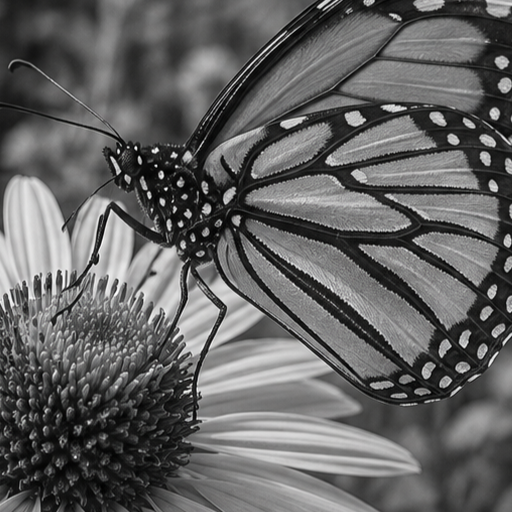
#> input picture Lab1/Part2/images/img1.png, 512 x 512 px, found by its file name
$ python q3.py   (older library calls are emulated)
#> lines starting #> are read from the running program, lines starting #| are printed output that depends on the picture; after the words box and inside, x2 and y2 are one past the last pixel; in counts of white or black regions, pixels touching at a corner belong together
import cv2
import numpy as np
import matplotlib.pyplot as plt

SIZE = (512, 512)
img1 = cv2.imread("Part2/images/img1.png", cv2.IMREAD_GRAYSCALE)
#> img1: shape (512, 512); min 0, max 253, mean 97.9
img2 = cv2.imread("Part2/images/img2.png", cv2.IMREAD_GRAYSCALE)
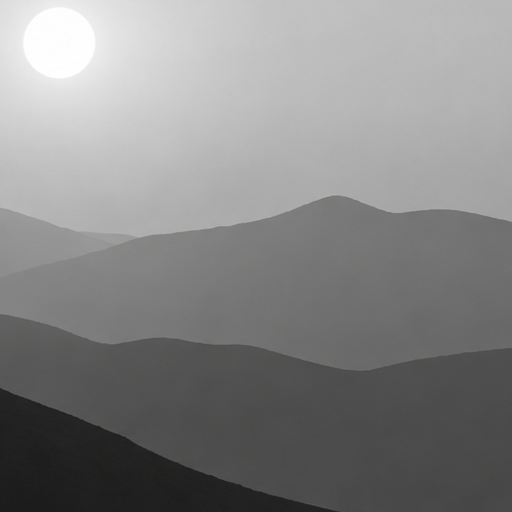
#> input picture Lab1/Part2/images/img2.png, 512 x 512 px, found by its file name
#> img2: shape (512, 512); min 26, max 255, mean 133.9
# Image 1
gx1 = cv2.Sobel(img1, cv2.CV_64F, 1, 0, ksize=3)
gy1 = cv2.Sobel(img1, cv2.CV_64F, 0, 1, ksize=3)

# Image 2
gx2 = cv2.Sobel(img2, cv2.CV_64F, 1, 0, ksize=3)
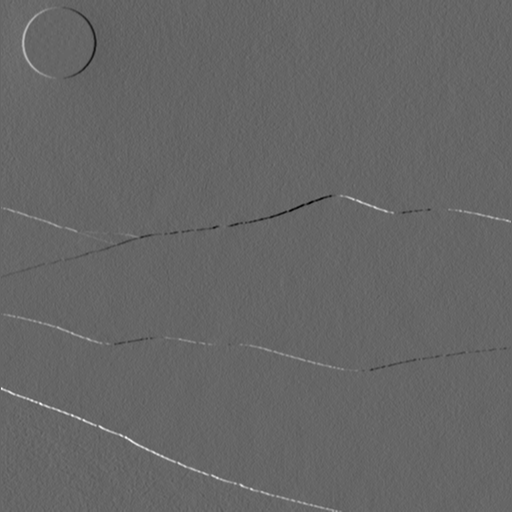
#> gx2: shape (512, 512) float64; min -82, max 122, mean -0.1; drawn with min black and max white
gy2 = cv2.Sobel(img2, cv2.CV_64F, 0, 1, ksize=3)
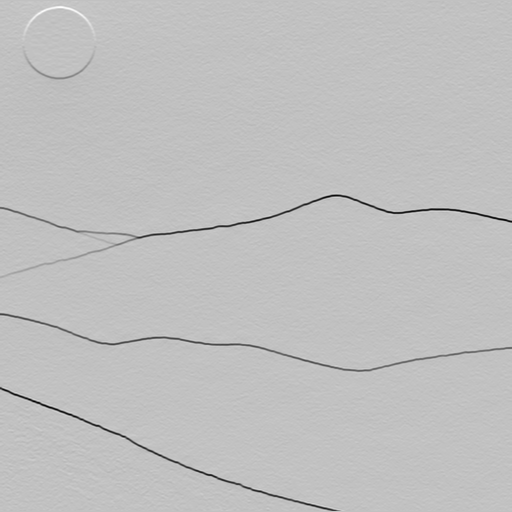
#> gy2: shape (512, 512) float64; min -232, max 73, mean -2.5; drawn with min black and max white


# Gradient magnitude and direction

# Image 1
magnitude1 = np.sqrt(gx1**2 + gy1**2)
direction1 = np.arctan2(gy1, gx1)
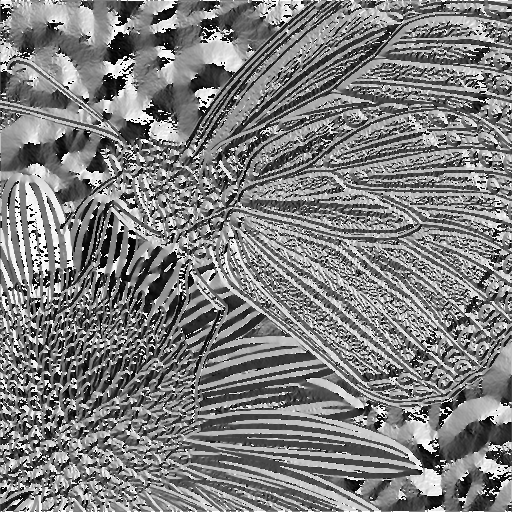
#> direction1: shape (512, 512) float64; min -3.14, max 3.14, mean -0.0152; drawn with min black and max white

# Image 2
magnitude2 = np.sqrt(gx2**2 + gy2**2)
direction2 = np.arctan2(gy2, gx2)
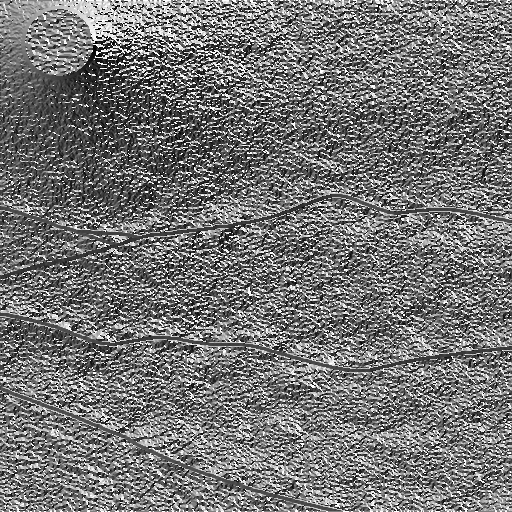
#> direction2: shape (512, 512) float64; min -3.13, max 3.14, mean -0.257; drawn with min black and max white

# Convert direction from radians to degrees
direction1 = np.degrees(direction1)
direction2 = np.degrees(direction2)

# 3. Binary edge maps using different thresholds

thresholds = [50, 100, 150]

# Image 1
edge1_50 = (magnitude1 > 50) * 255
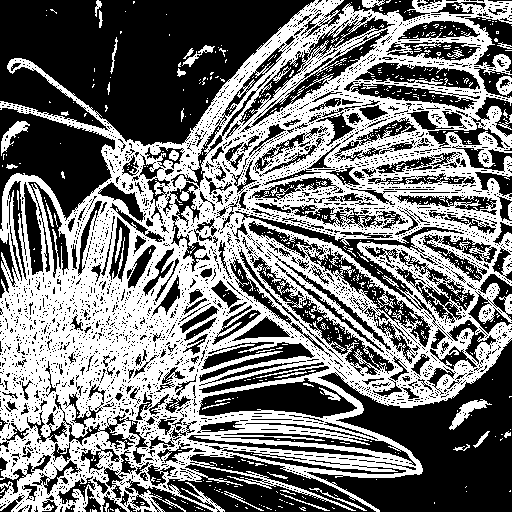
#> edge1_50: shape (512, 512) int64; 47.3% white; 639 white regions (594 under 20 px), largest, box (x1, y1, x2, y2) and area: (0, 0, 512, 512) 118819, (449, 399, 492, 430) 391, (1, 121, 30, 156) 335
edge1_100 = (magnitude1 > 100) * 255
#> edge1_100: shape (512, 512) int64; 27.5% white; 925 white regions (799 under 20 px), largest, box (x1, y1, x2, y2) and area: (0, 0, 512, 512) 34840, (202, 10, 512, 289) 12912, (244, 218, 478, 391) 4526
edge1_150 = (magnitude1 > 150) * 255
#> edge1_150: shape (512, 512) int64; 18% white in thin lines or dots

# Image 2
edge2_50 = (magnitude2 > 50) * 255
#> edge2_50: shape (512, 512) int64; 1.4% white in thin lines or dots
edge2_100 = (magnitude2 > 100) * 255
#> edge2_100: shape (512, 512) int64; 0.79% white in thin lines or dots, all inside (x1, y1, x2, y2) = (0, 195, 512, 511)
edge2_150 = (magnitude2 > 150) * 255
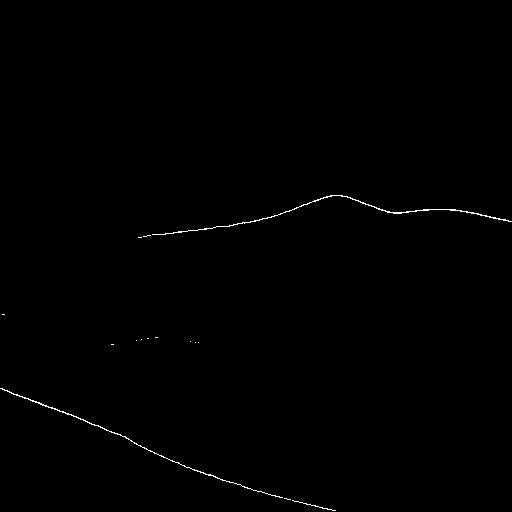
#> edge2_150: shape (512, 512) int64; 0.36% white in thin lines or dots, all inside (x1, y1, x2, y2) = (0, 195, 512, 511)


plt.figure(figsize=(12,4))

plt.subplot(1,3,1)
plt.imshow(edge1_50, cmap="gray")
plt.title("Threshold = 50")
plt.axis("off")

plt.subplot(1,3,2)
plt.imshow(edge1_100, cmap="gray")
plt.title("Threshold = 100")
plt.axis("off")

plt.subplot(1,3,3)
plt.imshow(edge1_150, cmap="gray")
plt.title("Threshold = 150")
plt.axis("off")

plt.tight_layout()
plt.show()


plt.figure(figsize=(12,4))

plt.subplot(1,3,1)
plt.imshow(edge2_50, cmap="gray")
plt.title("Threshold = 50")
plt.axis("off")

plt.subplot(1,3,2)
plt.imshow(edge2_100, cmap="gray")
plt.title("Threshold = 100")
plt.axis("off")

plt.subplot(1,3,3)
plt.imshow(edge2_150, cmap="gray")
plt.title("Threshold = 150")
plt.axis("off")

plt.tight_layout()
plt.show()

print('''A low threshold detects both strong and weak intensity changes, resulting in more edges but also unwanted edges and noise. As the threshold increases, unwanted edges are removed and the edge map becomes cleaner. However, a very high threshold can cause weak but meaningful edges to disappear. Therefore, an intermediate threshold generally provides a good balance between detecting useful edges and avoiding unwanted edges.''')
